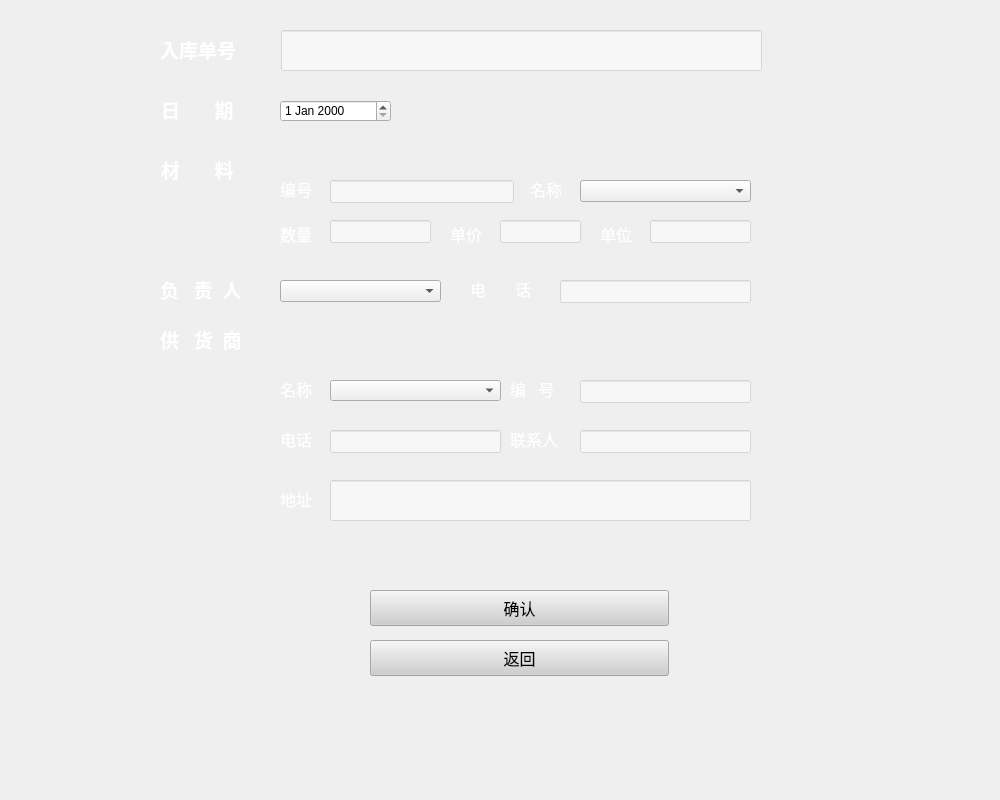
<?xml version="1.0" encoding="UTF-8"?>
<ui version="4.0">
 <class>Form</class>
 <widget class="QWidget" name="Form">
  <property name="geometry">
   <rect>
    <x>0</x>
    <y>0</y>
    <width>1000</width>
    <height>800</height>
   </rect>
  </property>
  <property name="windowTitle">
   <string>Form</string>
  </property>
  <property name="styleSheet">
   <string notr="true">QWidget {
border-image:url(C:/Users/CZQ/Desktop/czq_dev/All/churuku_query/new/table-1.jpg);
}

#下面的防止背景干扰其他控件
QTextBrowser {
border-image:url();
}
QLineEdit {
border-image:url();
}
QComboBox {
border-image:url();
}
QLabel {
border-image:url();
}
QPushButton {
border-image:url();
}
QCheckBox {
border-image:url();
}
QDateEdit{
border-image:url();
}</string>
  </property>
  <widget class="QLabel" name="label">
   <property name="geometry">
    <rect>
     <x>160</x>
     <y>10</y>
     <width>101</width>
     <height>78</height>
    </rect>
   </property>
   <property name="font">
    <font>
     <family>微软雅黑</family>
     <pointsize>14</pointsize>
     <weight>75</weight>
     <bold>true</bold>
    </font>
   </property>
   <property name="styleSheet">
    <string notr="true">QLabel{

color:#ffffff;
}</string>
   </property>
   <property name="text">
    <string>入库单号</string>
   </property>
  </widget>
  <widget class="QLineEdit" name="lineEdit1">
   <property name="geometry">
    <rect>
     <x>281</x>
     <y>30</y>
     <width>481</width>
     <height>41</height>
    </rect>
   </property>
   <property name="styleSheet">
    <string notr="true">QLineEdit{
background-color:rgba(255,255,255,120);
color:#000000;

}</string>
   </property>
  </widget>
  <widget class="QLabel" name="label_2">
   <property name="geometry">
    <rect>
     <x>161</x>
     <y>70</y>
     <width>101</width>
     <height>78</height>
    </rect>
   </property>
   <property name="font">
    <font>
     <family>微软雅黑</family>
     <pointsize>14</pointsize>
     <weight>75</weight>
     <bold>true</bold>
    </font>
   </property>
   <property name="styleSheet">
    <string notr="true">QLabel{

color:#ffffff;
}</string>
   </property>
   <property name="text">
    <string>日       期</string>
   </property>
  </widget>
  <widget class="QLabel" name="label_8">
   <property name="geometry">
    <rect>
     <x>161</x>
     <y>130</y>
     <width>101</width>
     <height>78</height>
    </rect>
   </property>
   <property name="font">
    <font>
     <family>微软雅黑</family>
     <pointsize>14</pointsize>
     <weight>75</weight>
     <bold>true</bold>
    </font>
   </property>
   <property name="styleSheet">
    <string notr="true">QLabel{

color:#ffffff;
}</string>
   </property>
   <property name="text">
    <string>材       料</string>
   </property>
  </widget>
  <widget class="QLabel" name="label_9">
   <property name="geometry">
    <rect>
     <x>160</x>
     <y>250</y>
     <width>101</width>
     <height>78</height>
    </rect>
   </property>
   <property name="font">
    <font>
     <family>微软雅黑</family>
     <pointsize>14</pointsize>
     <weight>75</weight>
     <bold>true</bold>
    </font>
   </property>
   <property name="styleSheet">
    <string notr="true">QLabel{

color:#ffffff;
}</string>
   </property>
   <property name="text">
    <string>负   责  人</string>
   </property>
  </widget>
  <widget class="QLabel" name="label_10">
   <property name="geometry">
    <rect>
     <x>160</x>
     <y>300</y>
     <width>101</width>
     <height>78</height>
    </rect>
   </property>
   <property name="font">
    <font>
     <family>微软雅黑</family>
     <pointsize>14</pointsize>
     <weight>75</weight>
     <bold>true</bold>
    </font>
   </property>
   <property name="styleSheet">
    <string notr="true">QLabel{

color:#ffffff;
}</string>
   </property>
   <property name="text">
    <string>供   货  商</string>
   </property>
  </widget>
  <widget class="QLabel" name="label_11">
   <property name="geometry">
    <rect>
     <x>470</x>
     <y>250</y>
     <width>81</width>
     <height>78</height>
    </rect>
   </property>
   <property name="font">
    <font>
     <family>微软雅黑</family>
     <pointsize>12</pointsize>
    </font>
   </property>
   <property name="styleSheet">
    <string notr="true">QLabel{

color:#ffffff;
}</string>
   </property>
   <property name="text">
    <string>电       话</string>
   </property>
  </widget>
  <widget class="QLineEdit" name="lineEdit6">
   <property name="geometry">
    <rect>
     <x>560</x>
     <y>280</y>
     <width>191</width>
     <height>23</height>
    </rect>
   </property>
   <property name="styleSheet">
    <string notr="true">QLineEdit{
background-color:rgba(255,255,255,120);
color:#000000;

}</string>
   </property>
  </widget>
  <widget class="QComboBox" name="comboBox2">
   <property name="geometry">
    <rect>
     <x>580</x>
     <y>180</y>
     <width>171</width>
     <height>22</height>
    </rect>
   </property>
  </widget>
  <widget class="QLabel" name="label_17">
   <property name="geometry">
    <rect>
     <x>280</x>
     <y>150</y>
     <width>40</width>
     <height>78</height>
    </rect>
   </property>
   <property name="font">
    <font>
     <family>微软雅黑</family>
     <pointsize>12</pointsize>
    </font>
   </property>
   <property name="styleSheet">
    <string notr="true">QLabel{

color:#ffffff;
}</string>
   </property>
   <property name="text">
    <string>编号</string>
   </property>
  </widget>
  <widget class="QLineEdit" name="lineEdit2">
   <property name="geometry">
    <rect>
     <x>330</x>
     <y>180</y>
     <width>184</width>
     <height>23</height>
    </rect>
   </property>
   <property name="styleSheet">
    <string notr="true">QLineEdit{
background-color:rgba(255,255,255,120);
color:#000000;

}</string>
   </property>
  </widget>
  <widget class="QLabel" name="label_18">
   <property name="geometry">
    <rect>
     <x>530</x>
     <y>150</y>
     <width>40</width>
     <height>78</height>
    </rect>
   </property>
   <property name="font">
    <font>
     <family>微软雅黑</family>
     <pointsize>12</pointsize>
    </font>
   </property>
   <property name="styleSheet">
    <string notr="true">QLabel{

color:#ffffff;
}</string>
   </property>
   <property name="text">
    <string>名称</string>
   </property>
  </widget>
  <widget class="QComboBox" name="comboBox3">
   <property name="geometry">
    <rect>
     <x>280</x>
     <y>280</y>
     <width>161</width>
     <height>22</height>
    </rect>
   </property>
  </widget>
  <widget class="QLineEdit" name="lineEdit7">
   <property name="geometry">
    <rect>
     <x>580</x>
     <y>380</y>
     <width>171</width>
     <height>23</height>
    </rect>
   </property>
   <property name="styleSheet">
    <string notr="true">QLineEdit{
background-color:rgba(255,255,255,120);
color:#000000;

}</string>
   </property>
  </widget>
  <widget class="QLabel" name="label_13">
   <property name="geometry">
    <rect>
     <x>280</x>
     <y>350</y>
     <width>40</width>
     <height>78</height>
    </rect>
   </property>
   <property name="font">
    <font>
     <family>微软雅黑</family>
     <pointsize>12</pointsize>
    </font>
   </property>
   <property name="styleSheet">
    <string notr="true">QLabel{

color:#ffffff;
}</string>
   </property>
   <property name="text">
    <string>名称</string>
   </property>
  </widget>
  <widget class="QComboBox" name="comboBox4">
   <property name="geometry">
    <rect>
     <x>330</x>
     <y>380</y>
     <width>171</width>
     <height>21</height>
    </rect>
   </property>
  </widget>
  <widget class="QLabel" name="label_12">
   <property name="geometry">
    <rect>
     <x>510</x>
     <y>350</y>
     <width>61</width>
     <height>78</height>
    </rect>
   </property>
   <property name="font">
    <font>
     <family>微软雅黑</family>
     <pointsize>12</pointsize>
    </font>
   </property>
   <property name="styleSheet">
    <string notr="true">QLabel{

color:#ffffff;
}</string>
   </property>
   <property name="text">
    <string>编   号</string>
   </property>
  </widget>
  <widget class="QDateEdit" name="dateEdit">
   <property name="geometry">
    <rect>
     <x>280</x>
     <y>100</y>
     <width>111</width>
     <height>22</height>
    </rect>
   </property>
  </widget>
  <widget class="QLabel" name="label_5">
   <property name="geometry">
    <rect>
     <x>280</x>
     <y>220</y>
     <width>40</width>
     <height>27</height>
    </rect>
   </property>
   <property name="font">
    <font>
     <family>微软雅黑</family>
     <pointsize>12</pointsize>
    </font>
   </property>
   <property name="styleSheet">
    <string notr="true">QLabel{

color:#ffffff;
}</string>
   </property>
   <property name="text">
    <string>数量</string>
   </property>
  </widget>
  <widget class="QLineEdit" name="lineEdit5">
   <property name="geometry">
    <rect>
     <x>650</x>
     <y>220</y>
     <width>101</width>
     <height>23</height>
    </rect>
   </property>
   <property name="styleSheet">
    <string notr="true">QLineEdit{
background-color:rgba(255,255,255,120);
color:#000000;

}</string>
   </property>
  </widget>
  <widget class="QLineEdit" name="lineEdit3">
   <property name="geometry">
    <rect>
     <x>330</x>
     <y>220</y>
     <width>101</width>
     <height>23</height>
    </rect>
   </property>
   <property name="styleSheet">
    <string notr="true">QLineEdit{
background-color:rgba(255,255,255,120);
color:#000000;

}</string>
   </property>
  </widget>
  <widget class="QLineEdit" name="lineEdit4">
   <property name="geometry">
    <rect>
     <x>500</x>
     <y>220</y>
     <width>81</width>
     <height>23</height>
    </rect>
   </property>
   <property name="styleSheet">
    <string notr="true">QLineEdit{
background-color:rgba(255,255,255,120);
color:#000000;

}</string>
   </property>
  </widget>
  <widget class="QLabel" name="label_6">
   <property name="geometry">
    <rect>
     <x>600</x>
     <y>220</y>
     <width>40</width>
     <height>27</height>
    </rect>
   </property>
   <property name="font">
    <font>
     <family>微软雅黑</family>
     <pointsize>12</pointsize>
    </font>
   </property>
   <property name="styleSheet">
    <string notr="true">QLabel{

color:#ffffff;
}</string>
   </property>
   <property name="text">
    <string>单位</string>
   </property>
  </widget>
  <widget class="QLabel" name="label_7">
   <property name="geometry">
    <rect>
     <x>450</x>
     <y>220</y>
     <width>40</width>
     <height>27</height>
    </rect>
   </property>
   <property name="font">
    <font>
     <family>微软雅黑</family>
     <pointsize>12</pointsize>
    </font>
   </property>
   <property name="styleSheet">
    <string notr="true">QLabel{

color:#ffffff;
}</string>
   </property>
   <property name="text">
    <string>单价</string>
   </property>
  </widget>
  <widget class="QLabel" name="label_15">
   <property name="geometry">
    <rect>
     <x>280</x>
     <y>400</y>
     <width>40</width>
     <height>78</height>
    </rect>
   </property>
   <property name="font">
    <font>
     <family>微软雅黑</family>
     <pointsize>12</pointsize>
    </font>
   </property>
   <property name="styleSheet">
    <string notr="true">QLabel{

color:#ffffff;
}</string>
   </property>
   <property name="text">
    <string>电话</string>
   </property>
  </widget>
  <widget class="QLineEdit" name="lineEdit8">
   <property name="geometry">
    <rect>
     <x>330</x>
     <y>430</y>
     <width>171</width>
     <height>23</height>
    </rect>
   </property>
   <property name="styleSheet">
    <string notr="true">QLineEdit{
background-color:rgba(255,255,255,120);
color:#000000;

}</string>
   </property>
  </widget>
  <widget class="QLabel" name="label_14">
   <property name="geometry">
    <rect>
     <x>510</x>
     <y>400</y>
     <width>60</width>
     <height>78</height>
    </rect>
   </property>
   <property name="font">
    <font>
     <family>微软雅黑</family>
     <pointsize>12</pointsize>
    </font>
   </property>
   <property name="styleSheet">
    <string notr="true">QLabel{

color:#ffffff;
}</string>
   </property>
   <property name="text">
    <string>联系人</string>
   </property>
  </widget>
  <widget class="QLineEdit" name="lineEdit9">
   <property name="geometry">
    <rect>
     <x>580</x>
     <y>430</y>
     <width>171</width>
     <height>23</height>
    </rect>
   </property>
   <property name="styleSheet">
    <string notr="true">QLineEdit{
background-color:rgba(255,255,255,120);
color:#000000;

}</string>
   </property>
  </widget>
  <widget class="QLabel" name="label_16">
   <property name="geometry">
    <rect>
     <x>280</x>
     <y>460</y>
     <width>40</width>
     <height>78</height>
    </rect>
   </property>
   <property name="font">
    <font>
     <family>微软雅黑</family>
     <pointsize>12</pointsize>
    </font>
   </property>
   <property name="styleSheet">
    <string notr="true">QLabel{

color:#ffffff;
}</string>
   </property>
   <property name="text">
    <string>地址</string>
   </property>
  </widget>
  <widget class="QLineEdit" name="lineEdit10">
   <property name="geometry">
    <rect>
     <x>330</x>
     <y>480</y>
     <width>421</width>
     <height>41</height>
    </rect>
   </property>
   <property name="styleSheet">
    <string notr="true">QLineEdit{
background-color:rgba(255,255,255,120);
color:#000000;

}</string>
   </property>
  </widget>
  <widget class="QPushButton" name="pushButton1">
   <property name="geometry">
    <rect>
     <x>370</x>
     <y>590</y>
     <width>299</width>
     <height>36</height>
    </rect>
   </property>
   <property name="font">
    <font>
     <family>微软雅黑</family>
     <pointsize>12</pointsize>
    </font>
   </property>
   <property name="styleSheet">
    <string notr="true">QPushButton{
background-color:rgba(206,206,206,200);
color:#000000;
}</string>
   </property>
   <property name="text">
    <string>确认</string>
   </property>
  </widget>
  <widget class="QPushButton" name="pushButton2">
   <property name="geometry">
    <rect>
     <x>370</x>
     <y>640</y>
     <width>299</width>
     <height>36</height>
    </rect>
   </property>
   <property name="font">
    <font>
     <family>微软雅黑</family>
     <pointsize>12</pointsize>
    </font>
   </property>
   <property name="styleSheet">
    <string notr="true">QPushButton{
background-color:rgba(206,206,206,200);
color:#000000;
}</string>
   </property>
   <property name="text">
    <string>返回</string>
   </property>
  </widget>
 </widget>
 <resources/>
 <connections/>
</ui>
